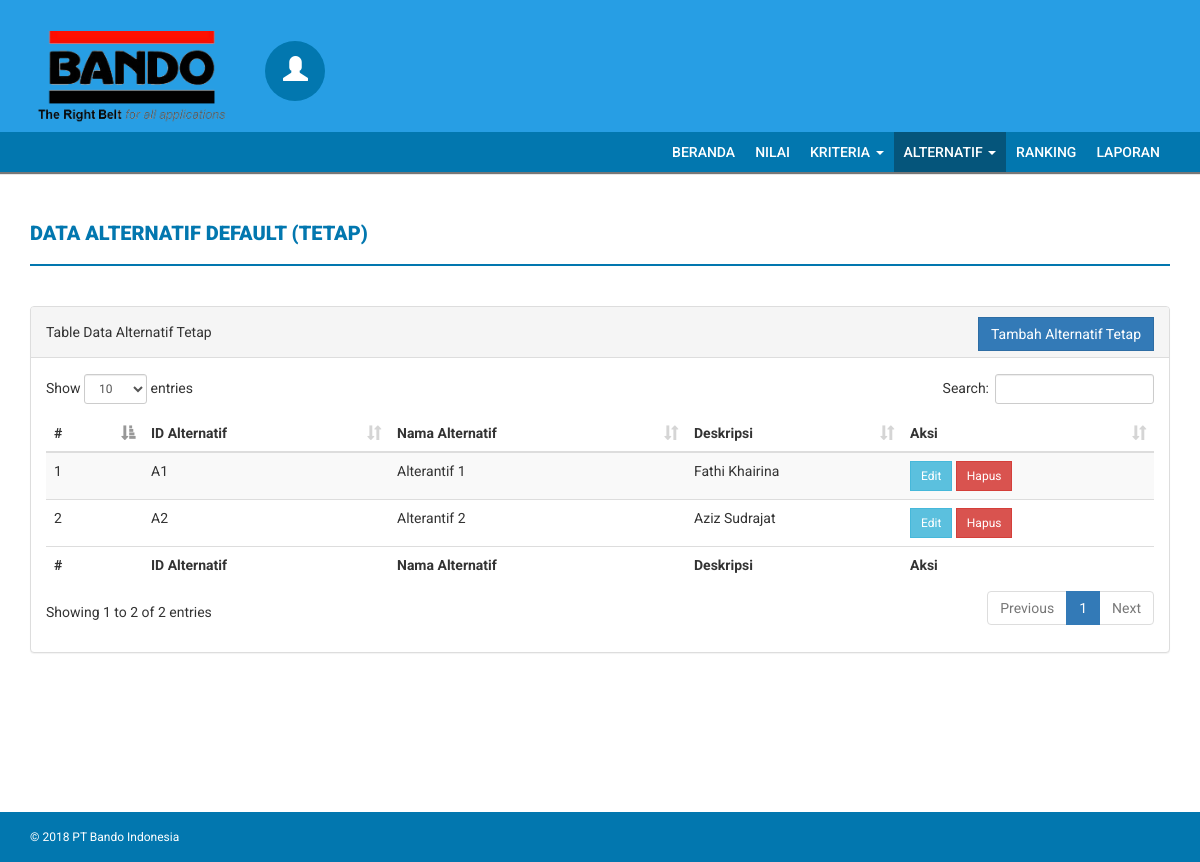
The app's page /index.php/alternatif, older data.
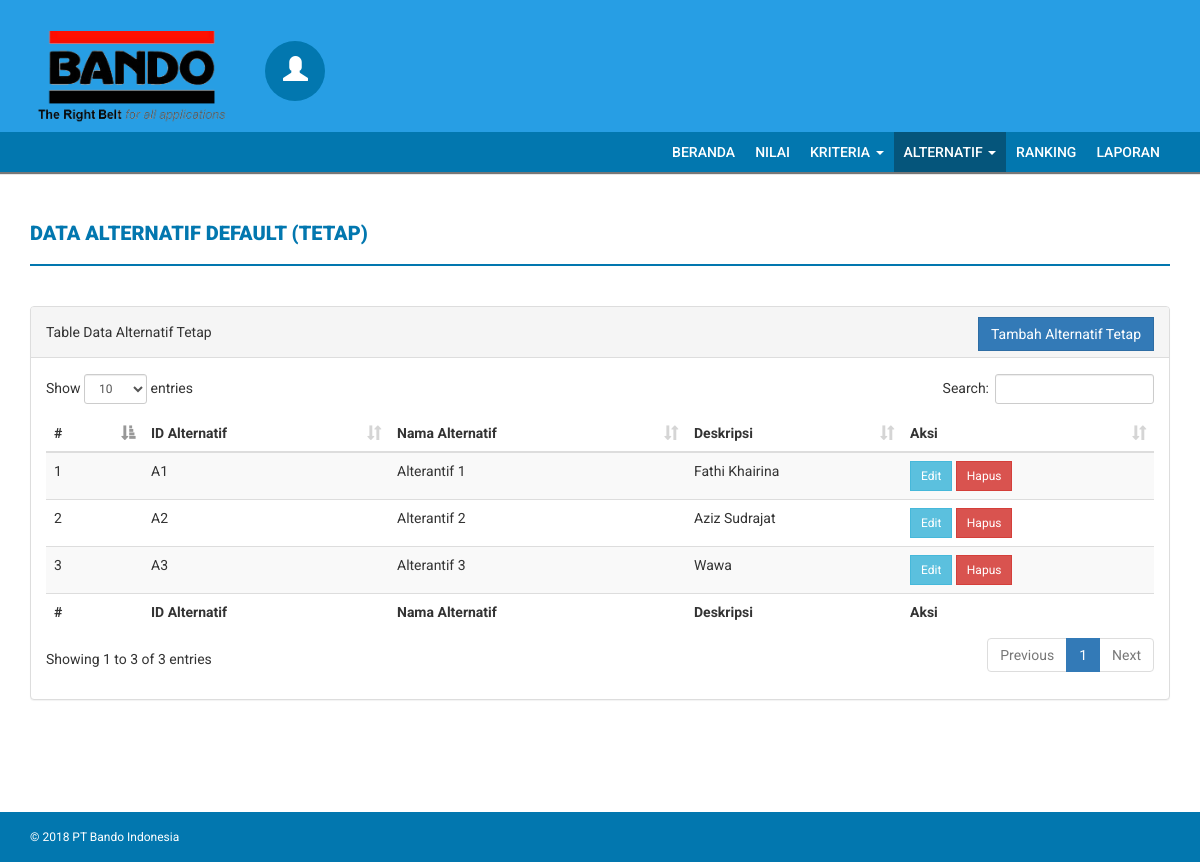
The same page, newer data.
### tables this page shows
CREATE TABLE `alternatif` (
  `id_alternatif` varchar(6) NOT NULL,
  `nama_alternatif` varchar(25) NOT NULL,
  `deskripsi` varchar(50) NOT NULL,
  `hasil_akhir` double NOT NULL,
  `default` int(1) NOT NULL,
  `kasus_id` varchar(6) NOT NULL
);

### application/controllers/Alternatif.php (called while the page is built, shortened)
<?php
class Alternatif extends CI_Controller {
	public function __construct(){
		$this->load->model(array('AlternatifModel','KriteriaModel','NilaiModel','AnalisaAlternatifModel'));
		$this->load->helper('string');
	}
	public function index(){
		$model = $this->AlternatifModel;
		$model->where('default', '1');
		$data['table'] = $model->get();
		$data['title'] = 'Data Alternatif Default (Tetap)';
		$data['sub_title'] = 'Table Data Alternatif Tetap';
		$this->load->view('layout/header');
		$this->load->view('alternatif/index',$data);
		$this->load->view('layout/footer');
	}
}

### index.php (called while the page is built, shortened)
<?php
require_once BASEPATH.'core/CodeIgniter.php';

### application/models/AlternatifModel.php (called while the page is built, shortened)
<?php
class AlternatifModel extends CI_Model {
	protected $table = 'alternatif';
	public function get($select = '*',$join = NULL,$limit = NULL)
	{
			$query = $this->db->get($this->table);
			return $query->result();
	}
}
?>

### application/views/alternatif/_table.php (the view)
<table id="example1" class="table table-striped">
  <thead>
    <tr>
      <th>#</th>
      <th>ID Alternatif</th>
      <th>Nama Alternatif</th>
      <th>Deskripsi</th>
      <th>Aksi</th>
    </tr>
  </thead>
  <tbody>
    <?php $no=1; foreach ($table as $row){ ?>
    <tr>
      <td><?php echo $no; ?></td>
      <td><?php echo $row->id_alternatif; ?></td>
      <td><?php echo $row->nama_alternatif; ?></td>
      <td><?php echo $row->deskripsi; ?></td>
      <td>
        <a class="btn btn-sm btn-info" href="<?php echo base_url('alternatif/default_edit/'.$row->id_alternatif); ?>">Edit</a>
        <a class="btn btn-sm btn-danger" href="<?php echo base_url('alternatif/default_delete/'.$row->id_alternatif); ?>">Hapus</a>
      </td>
    </tr>
  <?php $no++; } ?>
  </tbody>
  <tfoot>
  <tr>
    <th>#</th>
    <th>ID Alternatif</th>
    <th>Nama Alternatif</th>
    <th>Deskripsi</th>
    <th>Aksi</th>
  </tr>
  </tfoot>
</table>

### application/views/alternatif/index.php
<div class="content-wrapper">
  <div class="container">
    <div class="row">
      <div class="col-md-12">
        <h4 class="page-head-line"><?php echo $title; ?></h4>
      </div>
    </div>
    <div class="row">
      <div class="col-md-12">
        <div class="panel panel-default">
          <div class="panel-heading">
            <?php echo $sub_title; ?>
            <a class="btn btn-primary pull-right" href="<?php echo base_url('alternatif/default_create'); ?>">Tambah Alternatif Tetap</a>
          </div>
          <div class="panel-body">
            <?php include('_table.php') ?>
          </div>
        </div>
      </div>
    </div>
  </div>
</div>

Row changes from the older to the newer data that the page shows:
added alternatif: id_alternatif "A3", nama_alternatif "Alterantif 3", deskripsi "Wawa"
Text that changed along with them:
text written by a page script: "Show entries Search: Showing 1 to 2 of 2 entries Previous 1 Next" → "Show entries Search: Showing 1 to 3 of 3 entries Previous 1 Next"
